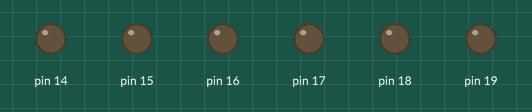
Bench run of a sketch on a simulated Arduino Uno, built with avr-gcc and run on an emulated ATmega328P. Parts: output pins drawn as LEDs (lit = HIGH). What the sketch prints to the serial monitor is not drawn.

Above: at 0.1 s.
At 5.0 s:
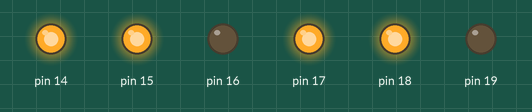
At 8.2 s:
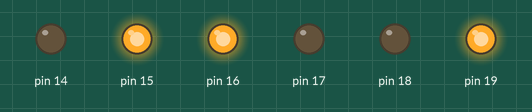
At 16.4 s:
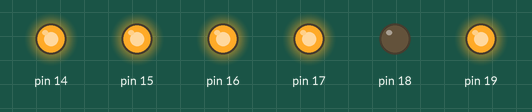
At 26.3 s:
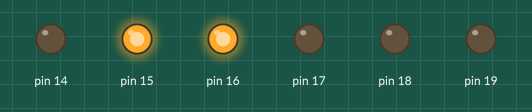
At 37.7 s:
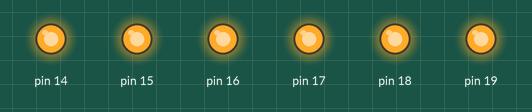
Timing chart, 0 to 40.0 s (numbered marks = the images above):
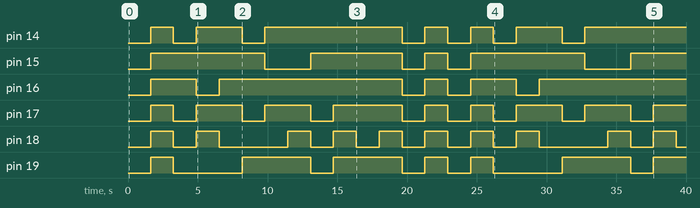

Measured:
- by itself, pin 14: LOW → HIGH at 1.6 s, → LOW 1.6 s later, → HIGH 1.6 s later, → LOW 3.3 s later, … (13 changes in this stretch)
- by itself, pin 15: LOW → HIGH at 1.6 s, → LOW 8.2 s later, → HIGH 3.3 s later, → LOW 6.6 s later, … (9 changes in this stretch)
- by itself, pin 16: LOW → HIGH at 1.6 s, → LOW 3.3 s later, → HIGH 1.6 s later, → LOW 13.1 s later, … (9 changes in this stretch)
- by itself, pin 17: LOW → HIGH at 1.6 s, → LOW 1.6 s later, → HIGH 1.6 s later, → LOW 3.3 s later, … (17 changes in this stretch)
- by itself, pin 18: LOW → HIGH at 1.6 s, → LOW 1.6 s later, → HIGH 1.6 s later, → LOW 1.6 s later, … (20 changes in this stretch)
- by itself, pin 19: LOW → HIGH at 1.6 s, → LOW 1.6 s later, → HIGH 4.9 s later, → LOW 4.9 s later, … (13 changes in this stretch)

The sketch:

5-2_intrPTTN.ino
```cpp
int ev = 0, ev2 = 0;
const byte dx[] = {B00111111, B00000110, B01011011, B01001111,
                   B01100110, B01101101, B01111101, B00000111, B01111111,
                   B01101111, 0x3F,0,0x3F,0,0xFF};//endcode
void setup() {
  Serial.begin(9600);
  DDRC = 0xFF;
  TCCR2A = 0x02; //setup Timer#2 as CTC
  TCCR2B = B111; //prescaler with clk/n
  OCR2A = 255;
  TIMSK2 = 0x02; //enable OCR2A interrupt
  sei();
}
ISR(TIMER2_COMPA_vect) {
  ev++;
  if (ev == 100) {
    ev = 0;
    if ( dx[ev2] == 0xFF ) ev2 = 0;
    PORTC = dx[ev2];
    ev2++;
  }
}
void loop() {
  Serial.print(ev2);
  Serial.print("\t");
  Serial.print(ev);
  Serial.print(" ");
  Serial.println(PORTC, BIN);
}
```
